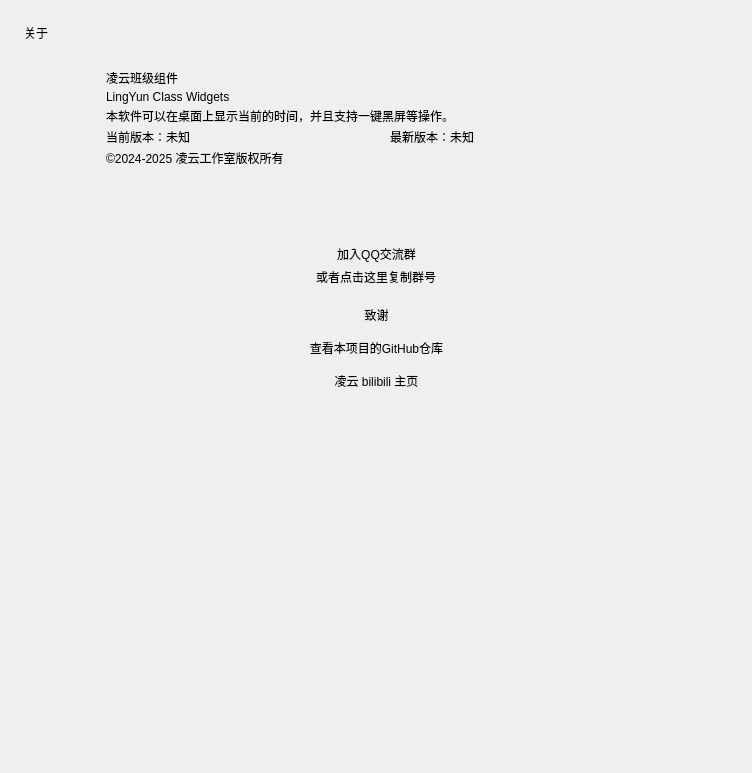
<?xml version="1.0" encoding="UTF-8"?>
<ui version="4.0">
 <class>Form</class>
 <widget class="QWidget" name="Form">
  <property name="geometry">
   <rect>
    <x>0</x>
    <y>0</y>
    <width>752</width>
    <height>773</height>
   </rect>
  </property>
  <property name="sizePolicy">
   <sizepolicy hsizetype="Preferred" vsizetype="Expanding">
    <horstretch>0</horstretch>
    <verstretch>0</verstretch>
   </sizepolicy>
  </property>
  <property name="windowTitle">
   <string>Form</string>
  </property>
  <layout class="QVBoxLayout" name="verticalLayout_2">
   <property name="spacing">
    <number>18</number>
   </property>
   <property name="leftMargin">
    <number>24</number>
   </property>
   <property name="topMargin">
    <number>24</number>
   </property>
   <property name="rightMargin">
    <number>24</number>
   </property>
   <property name="bottomMargin">
    <number>0</number>
   </property>
   <item>
    <widget class="TitleLabel" name="TitleLabel">
     <property name="text">
      <string>关于</string>
     </property>
    </widget>
   </item>
   <item>
    <widget class="SmoothScrollArea" name="sd_scroll">
     <property name="styleSheet">
      <string notr="true">background: transparent; border: none</string>
     </property>
     <property name="widgetResizable">
      <bool>true</bool>
     </property>
     <widget class="QWidget" name="scrollAreaWidgetContents">
      <property name="geometry">
       <rect>
        <x>0</x>
        <y>0</y>
        <width>704</width>
        <height>693</height>
       </rect>
      </property>
      <layout class="QVBoxLayout" name="verticalLayout_9">
       <item>
        <layout class="QVBoxLayout" name="ver_ver">
         <property name="spacing">
          <number>3</number>
         </property>
         <item>
          <layout class="QVBoxLayout" name="verticalLayout">
           <property name="leftMargin">
            <number>48</number>
           </property>
           <property name="topMargin">
            <number>0</number>
           </property>
           <property name="rightMargin">
            <number>48</number>
           </property>
           <property name="bottomMargin">
            <number>0</number>
           </property>
           <item>
            <layout class="QFormLayout" name="formLayout">
             <item row="1" column="0">
              <widget class="QLabel" name="logo">
               <property name="enabled">
                <bool>true</bool>
               </property>
               <property name="sizePolicy">
                <sizepolicy hsizetype="Minimum" vsizetype="Minimum">
                 <horstretch>0</horstretch>
                 <verstretch>0</verstretch>
                </sizepolicy>
               </property>
               <property name="maximumSize">
                <size>
                 <width>128</width>
                 <height>128</height>
                </size>
               </property>
               <property name="styleSheet">
                <string notr="true"/>
               </property>
               <property name="text">
                <string/>
               </property>
               <property name="textFormat">
                <enum>Qt::AutoText</enum>
               </property>
               <property name="pixmap">
                <pixmap>../ico/LINGYUN.ico</pixmap>
               </property>
               <property name="scaledContents">
                <bool>true</bool>
               </property>
               <property name="alignment">
                <set>Qt::AlignCenter</set>
               </property>
               <property name="wordWrap">
                <bool>true</bool>
               </property>
              </widget>
             </item>
             <item row="1" column="1">
              <layout class="QVBoxLayout" name="verticalLayout_3">
               <property name="leftMargin">
                <number>15</number>
               </property>
               <item>
                <widget class="SubtitleLabel" name="Title">
                 <property name="text">
                  <string>凌云班级组件</string>
                 </property>
                 <property name="alignment">
                  <set>Qt::AlignLeading|Qt::AlignLeft|Qt::AlignVCenter</set>
                 </property>
                </widget>
               </item>
               <item>
                <widget class="CaptionLabel" name="English_name">
                 <property name="text">
                  <string>LingYun Class Widgets</string>
                 </property>
                 <property name="alignment">
                  <set>Qt::AlignLeading|Qt::AlignLeft|Qt::AlignVCenter</set>
                 </property>
                 <property name="wordWrap">
                  <bool>true</bool>
                 </property>
                </widget>
               </item>
               <item>
                <widget class="CaptionLabel" name="JIES">
                 <property name="text">
                  <string>本软件可以在桌面上显示当前的时间，并且支持一键黑屏等操作。</string>
                 </property>
                 <property name="alignment">
                  <set>Qt::AlignLeading|Qt::AlignLeft|Qt::AlignVCenter</set>
                 </property>
                 <property name="wordWrap">
                  <bool>true</bool>
                 </property>
                </widget>
               </item>
               <item>
                <layout class="QHBoxLayout" name="horizontalLayout">
                 <item>
                  <widget class="BodyLabel" name="version">
                   <property name="text">
                    <string>当前版本：未知</string>
                   </property>
                   <property name="alignment">
                    <set>Qt::AlignLeading|Qt::AlignLeft|Qt::AlignVCenter</set>
                   </property>
                   <property name="wordWrap">
                    <bool>true</bool>
                   </property>
                  </widget>
                 </item>
                 <item>
                  <widget class="BodyLabel" name="yun_version">
                   <property name="text">
                    <string>最新版本：未知</string>
                   </property>
                   <property name="alignment">
                    <set>Qt::AlignLeading|Qt::AlignLeft|Qt::AlignVCenter</set>
                   </property>
                   <property name="wordWrap">
                    <bool>true</bool>
                   </property>
                  </widget>
                 </item>
                </layout>
               </item>
               <item>
                <widget class="BodyLabel" name="copyright">
                 <property name="text">
                  <string>©2024-2025 凌云工作室版权所有</string>
                 </property>
                 <property name="alignment">
                  <set>Qt::AlignLeading|Qt::AlignLeft|Qt::AlignVCenter</set>
                 </property>
                 <property name="wordWrap">
                  <bool>true</bool>
                 </property>
                 <property name="lightColor" stdset="0">
                  <color>
                   <red>158</red>
                   <green>158</green>
                   <blue>158</blue>
                  </color>
                 </property>
                 <property name="darkColor" stdset="0">
                  <color>
                   <red>182</red>
                   <green>182</green>
                   <blue>182</blue>
                  </color>
                 </property>
                </widget>
               </item>
              </layout>
             </item>
            </layout>
           </item>
           <item>
            <spacer name="verticalSpacer_2">
             <property name="orientation">
              <enum>Qt::Vertical</enum>
             </property>
             <property name="sizeHint" stdset="0">
              <size>
               <width>20</width>
               <height>40</height>
              </size>
             </property>
            </spacer>
           </item>
           <item>
            <layout class="QHBoxLayout" name="horizontalLayout_4">
             <property name="leftMargin">
              <number>0</number>
             </property>
             <property name="rightMargin">
              <number>0</number>
             </property>
             <item>
              <spacer name="horizontalSpacer_5">
               <property name="orientation">
                <enum>Qt::Horizontal</enum>
               </property>
               <property name="sizeHint" stdset="0">
                <size>
                 <width>40</width>
                 <height>20</height>
                </size>
               </property>
              </spacer>
             </item>
             <item>
              <widget class="PushButton" name="Join_qq">
               <property name="sizePolicy">
                <sizepolicy hsizetype="Expanding" vsizetype="Fixed">
                 <horstretch>0</horstretch>
                 <verstretch>0</verstretch>
                </sizepolicy>
               </property>
               <property name="minimumSize">
                <size>
                 <width>245</width>
                 <height>0</height>
                </size>
               </property>
               <property name="maximumSize">
                <size>
                 <width>360</width>
                 <height>16777215</height>
                </size>
               </property>
               <property name="text">
                <string>加入QQ交流群</string>
               </property>
              </widget>
             </item>
             <item>
              <spacer name="horizontalSpacer_6">
               <property name="orientation">
                <enum>Qt::Horizontal</enum>
               </property>
               <property name="sizeHint" stdset="0">
                <size>
                 <width>40</width>
                 <height>20</height>
                </size>
               </property>
              </spacer>
             </item>
            </layout>
           </item>
           <item>
            <layout class="QHBoxLayout" name="horizontalLayout_5">
             <property name="leftMargin">
              <number>0</number>
             </property>
             <property name="rightMargin">
              <number>0</number>
             </property>
             <item>
              <spacer name="horizontalSpacer_7">
               <property name="orientation">
                <enum>Qt::Horizontal</enum>
               </property>
               <property name="sizeHint" stdset="0">
                <size>
                 <width>40</width>
                 <height>20</height>
                </size>
               </property>
              </spacer>
             </item>
             <item>
              <widget class="TransparentPushButton" name="qq_clipboard_button">
               <property name="text">
                <string>或者点击这里复制群号</string>
               </property>
               <property name="hasIcon" stdset="0">
                <bool>false</bool>
               </property>
              </widget>
             </item>
             <item>
              <spacer name="horizontalSpacer_8">
               <property name="orientation">
                <enum>Qt::Horizontal</enum>
               </property>
               <property name="sizeHint" stdset="0">
                <size>
                 <width>40</width>
                 <height>20</height>
                </size>
               </property>
              </spacer>
             </item>
            </layout>
           </item>
           <item>
            <layout class="QHBoxLayout" name="horizontalLayout_6">
             <property name="leftMargin">
              <number>0</number>
             </property>
             <property name="topMargin">
              <number>15</number>
             </property>
             <property name="rightMargin">
              <number>0</number>
             </property>
             <item>
              <spacer name="horizontalSpacer_9">
               <property name="orientation">
                <enum>Qt::Horizontal</enum>
               </property>
               <property name="sizeHint" stdset="0">
                <size>
                 <width>40</width>
                 <height>20</height>
                </size>
               </property>
              </spacer>
             </item>
             <item>
              <widget class="PushButton" name="thank_button">
               <property name="sizePolicy">
                <sizepolicy hsizetype="Expanding" vsizetype="Fixed">
                 <horstretch>0</horstretch>
                 <verstretch>0</verstretch>
                </sizepolicy>
               </property>
               <property name="minimumSize">
                <size>
                 <width>245</width>
                 <height>0</height>
                </size>
               </property>
               <property name="maximumSize">
                <size>
                 <width>360</width>
                 <height>16777215</height>
                </size>
               </property>
               <property name="text">
                <string>致谢</string>
               </property>
              </widget>
             </item>
             <item>
              <spacer name="horizontalSpacer_10">
               <property name="orientation">
                <enum>Qt::Horizontal</enum>
               </property>
               <property name="sizeHint" stdset="0">
                <size>
                 <width>40</width>
                 <height>20</height>
                </size>
               </property>
              </spacer>
             </item>
            </layout>
           </item>
           <item>
            <layout class="QHBoxLayout" name="horizontalLayout_7">
             <property name="leftMargin">
              <number>0</number>
             </property>
             <property name="topMargin">
              <number>10</number>
             </property>
             <property name="rightMargin">
              <number>0</number>
             </property>
             <item>
              <spacer name="horizontalSpacer_11">
               <property name="orientation">
                <enum>Qt::Horizontal</enum>
               </property>
               <property name="sizeHint" stdset="0">
                <size>
                 <width>40</width>
                 <height>20</height>
                </size>
               </property>
              </spacer>
             </item>
             <item>
              <widget class="PushButton" name="github_button">
               <property name="sizePolicy">
                <sizepolicy hsizetype="Expanding" vsizetype="Fixed">
                 <horstretch>0</horstretch>
                 <verstretch>0</verstretch>
                </sizepolicy>
               </property>
               <property name="minimumSize">
                <size>
                 <width>245</width>
                 <height>0</height>
                </size>
               </property>
               <property name="maximumSize">
                <size>
                 <width>360</width>
                 <height>16777215</height>
                </size>
               </property>
               <property name="text">
                <string>查看本项目的GitHub仓库</string>
               </property>
              </widget>
             </item>
             <item>
              <spacer name="horizontalSpacer_12">
               <property name="orientation">
                <enum>Qt::Horizontal</enum>
               </property>
               <property name="sizeHint" stdset="0">
                <size>
                 <width>40</width>
                 <height>20</height>
                </size>
               </property>
              </spacer>
             </item>
            </layout>
           </item>
           <item>
            <layout class="QHBoxLayout" name="horizontalLayout_3">
             <property name="leftMargin">
              <number>0</number>
             </property>
             <property name="topMargin">
              <number>10</number>
             </property>
             <property name="rightMargin">
              <number>0</number>
             </property>
             <item>
              <spacer name="horizontalSpacer_3">
               <property name="orientation">
                <enum>Qt::Horizontal</enum>
               </property>
               <property name="sizeHint" stdset="0">
                <size>
                 <width>40</width>
                 <height>20</height>
                </size>
               </property>
              </spacer>
             </item>
             <item>
              <widget class="PushButton" name="bilibili_button">
               <property name="sizePolicy">
                <sizepolicy hsizetype="Expanding" vsizetype="Fixed">
                 <horstretch>0</horstretch>
                 <verstretch>0</verstretch>
                </sizepolicy>
               </property>
               <property name="minimumSize">
                <size>
                 <width>245</width>
                 <height>0</height>
                </size>
               </property>
               <property name="maximumSize">
                <size>
                 <width>360</width>
                 <height>16777215</height>
                </size>
               </property>
               <property name="text">
                <string>凌云 bilibili 主页</string>
               </property>
              </widget>
             </item>
             <item>
              <spacer name="horizontalSpacer_4">
               <property name="orientation">
                <enum>Qt::Horizontal</enum>
               </property>
               <property name="sizeHint" stdset="0">
                <size>
                 <width>40</width>
                 <height>20</height>
                </size>
               </property>
              </spacer>
             </item>
            </layout>
           </item>
          </layout>
         </item>
        </layout>
       </item>
       <item>
        <widget class="QFrame" name="blank">
         <property name="minimumSize">
          <size>
           <width>0</width>
           <height>25</height>
          </size>
         </property>
         <property name="frameShape">
          <enum>QFrame::StyledPanel</enum>
         </property>
         <property name="frameShadow">
          <enum>QFrame::Raised</enum>
         </property>
         <property name="lineWidth">
          <number>5</number>
         </property>
        </widget>
       </item>
       <item>
        <spacer name="verticalSpacer">
         <property name="orientation">
          <enum>Qt::Vertical</enum>
         </property>
         <property name="sizeHint" stdset="0">
          <size>
           <width>20</width>
           <height>40</height>
          </size>
         </property>
        </spacer>
       </item>
       <item>
        <spacer name="horizontalSpacer_2">
         <property name="orientation">
          <enum>Qt::Horizontal</enum>
         </property>
         <property name="sizeHint" stdset="0">
          <size>
           <width>40</width>
           <height>20</height>
          </size>
         </property>
        </spacer>
       </item>
      </layout>
     </widget>
    </widget>
   </item>
  </layout>
 </widget>
 <customwidgets>
  <customwidget>
   <class>PushButton</class>
   <extends>QPushButton</extends>
   <header>qfluentwidgets</header>
  </customwidget>
  <customwidget>
   <class>TransparentPushButton</class>
   <extends>PushButton</extends>
   <header>qfluentwidgets</header>
  </customwidget>
  <customwidget>
   <class>SmoothScrollArea</class>
   <extends>QScrollArea</extends>
   <header>qfluentwidgets</header>
   <container>1</container>
  </customwidget>
  <customwidget>
   <class>CaptionLabel</class>
   <extends>QLabel</extends>
   <header>qfluentwidgets</header>
  </customwidget>
  <customwidget>
   <class>BodyLabel</class>
   <extends>QLabel</extends>
   <header>qfluentwidgets</header>
  </customwidget>
  <customwidget>
   <class>SubtitleLabel</class>
   <extends>QLabel</extends>
   <header>qfluentwidgets</header>
  </customwidget>
  <customwidget>
   <class>TitleLabel</class>
   <extends>QLabel</extends>
   <header>qfluentwidgets</header>
  </customwidget>
 </customwidgets>
 <resources/>
 <connections/>
</ui>
